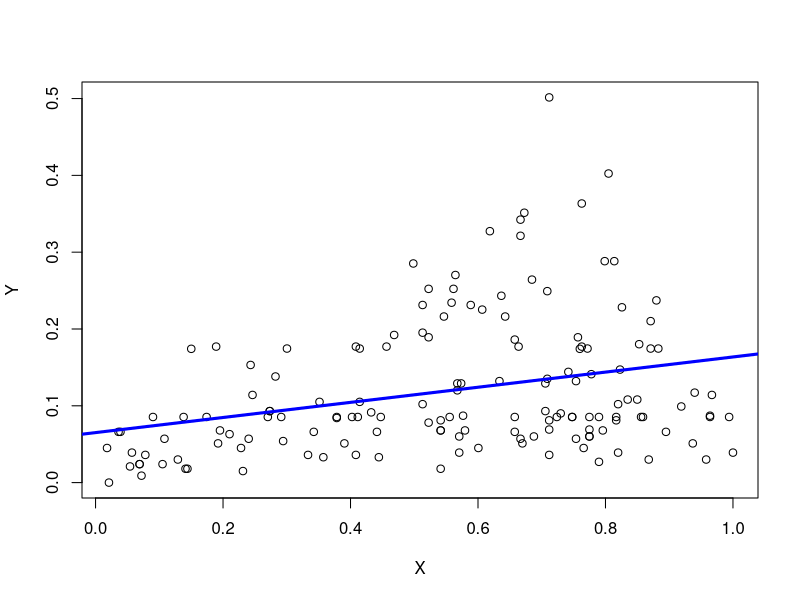
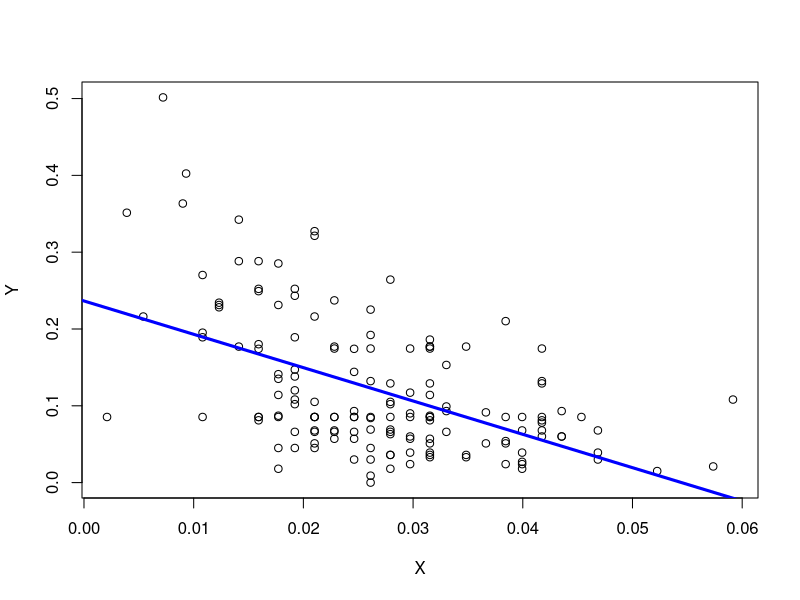

Generate these figures, in order, with R:
require("datasets")
data("airquality")
str(airquality)
head(airquality)
col1<- mapply(anyNA,airquality) # apply function anyNA() on all columns of airquality dataset
col1
# Impute monthly mean in Ozone
for (i in 1:nrow(airquality)){
  if(is.na(airquality[i,"Ozone"])){
    airquality[i,"Ozone"]<- mean(airquality[which(airquality[,"Month"]==airquality[i,"Month"]),"Ozone"],na.rm = TRUE)
  }
  # Impute monthly mean in Solar.R
  if(is.na(airquality[i,"Solar.R"])){
    airquality[i,"Solar.R"]<- mean(airquality[which(airquality[,"Month"]==airquality[i,"Month"]),"Solar.R"],na.rm = TRUE)
  }
  
}
#Normalize the dataset so that no particular attribute has more impact on clustering algorithm than others.
normalize<- function(x){
  return((x-min(x))/(max(x)-min(x)))
}
airquality<- normalize(airquality) # replace contents of dataset with normalized values
str(airquality)


Y<- airquality[,"Ozone"] # select Target attribute
X<- airquality[,"Solar.R"] # select Predictor attribute

model1<- lm(Y~X)
model1 # provides regression line coefficients i.e. slope and y-intercept

plot(Y~X) # scatter plot between X and Y
abline(model1, col="blue", lwd=3) # add regression line to scatter plot to see relationship between X and Y

Y<- airquality[,"Ozone"] # select Target attribute
X<- airquality[,"Wind"] # select Predictor attribute

model2<- lm(Y~X)
model2 # provides regression line coefficients i.e. slope and y-intercept

plot(Y~X) # scatter plot between X and Y
abline(model2, col="blue", lwd=3) # add regression line to scatter plot to see relationship between X and Y

# Prediction of 'Ozone' when 'Solar.R'= 10
p1<- predict(model1,data.frame("X"=10))
p1

# Prediction of 'Ozone' when 'Wind'= 5
p2<- predict(model2,data.frame("X"=5))
p2

